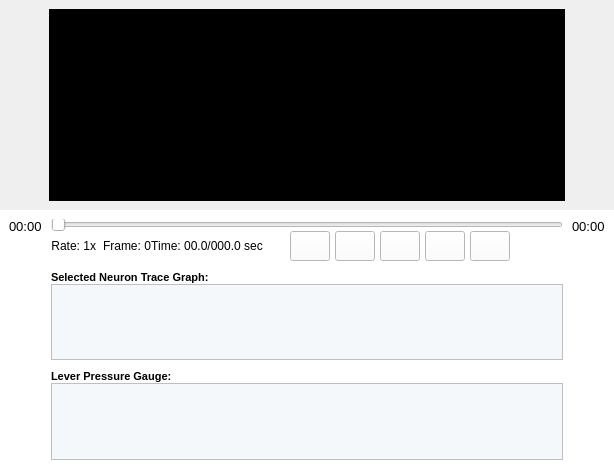
                  <widget class="QWidget" name="widget_85" native="true">
                   <property name="sizePolicy">
                    <sizepolicy hsizetype="Expanding" vsizetype="Expanding">
                     <horstretch>0</horstretch>
                     <verstretch>0</verstretch>
                    </sizepolicy>
                   </property>
                   <property name="maximumSize">
                    <size>
                     <width>1550</width>
                     <height>16777215</height>
                    </size>
                   </property>
                   <property name="styleSheet">
                    <string notr="true">border-color: rgb(0, 0, 0);
border-color: rgb(0, 0, 0);</string>
                   </property>
                   <layout class="QGridLayout" name="gridLayout_5">
                    <property name="leftMargin">
                     <number>0</number>
                    </property>
                    <property name="topMargin">
                     <number>0</number>
                    </property>
                    <property name="rightMargin">
                     <number>0</number>
                    </property>
                    <property name="bottomMargin">
                     <number>0</number>
                    </property>
                    <property name="spacing">
                     <number>0</number>
                    </property>
                    <item row="0" column="0">
                     <widget class="QWidget" name="widget_90" native="true">
                      <property name="styleSheet">
                       <string notr="true">border-color: rgb(0, 0, 0);</string>
                      </property>
                      <layout class="QGridLayout" name="gridLayout_6" columnstretch="0,3,0">
                       <item row="0" column="0">
                        <spacer name="horizontalSpacer_13">
                         <property name="orientation">
                          <enum>Qt::Horizontal</enum>
                         </property>
                         <property name="sizeType">
                          <enum>QSizePolicy::Fixed</enum>
                         </property>
                         <property name="sizeHint" stdset="0">
                          <size>
                           <width>40</width>
                           <height>20</height>
                          </size>
                         </property>
                        </spacer>
                       </item>
                       <item row="0" column="2">
                        <spacer name="horizontalSpacer_14">
                         <property name="orientation">
                          <enum>Qt::Horizontal</enum>
                         </property>
                         <property name="sizeType">
                          <enum>QSizePolicy::Preferred</enum>
                         </property>
                         <property name="sizeHint" stdset="0">
                          <size>
                           <width>40</width>
                           <height>20</height>
                          </size>
                         </property>
                        </spacer>
                       </item>
                       <item row="0" column="1">
                        <widget class="QGraphicsView" name="scope_camera_view_item_3">
                         <property name="maximumSize">
                          <size>
                           <width>890</width>
                           <height>552</height>
                          </size>
                         </property>
                         <property name="styleSheet">
                          <string notr="true">background-color: rgb(0, 0, 0);</string>
                         </property>
                        </widget>
                       </item>
                      </layout>
                     </widget>
                    </item>
                    <item row="1" column="0">
                     <widget class="QWidget" name="widget_92" native="true">
                      <property name="sizePolicy">
                       <sizepolicy hsizetype="Minimum" vsizetype="Minimum">
                        <horstretch>0</horstretch>
                        <verstretch>0</verstretch>
                       </sizepolicy>
                      </property>
                      <property name="maximumSize">
                       <size>
                        <width>1550</width>
                        <height>260</height>
                       </size>
                      </property>
                      <property name="styleSheet">
                       <string notr="true">border-color: rgb(0, 0, 0);</string>
                      </property>
                      <layout class="QHBoxLayout" name="horizontalLayout_3">
                       <property name="spacing">
                        <number>0</number>
                       </property>
                       <property name="leftMargin">
                        <number>0</number>
                       </property>
                       <property name="topMargin">
                        <number>0</number>
                       </property>
                       <property name="rightMargin">
                        <number>0</number>
                       </property>
                       <property name="bottomMargin">
                        <number>0</number>
                       </property>
                       <item>
                        <widget class="QWidget" name="widget_94" native="true">
                         <property name="sizePolicy">
                          <sizepolicy hsizetype="Fixed" vsizetype="Fixed">
                           <horstretch>0</horstretch>
                           <verstretch>0</verstretch>
                          </sizepolicy>
                         </property>
                         <property name="maximumSize">
                          <size>
                           <width>217</width>
                           <height>260</height>
                          </size>
                         </property>
                         <property name="styleSheet">
                          <string notr="true">background-color: rgb(255, 255, 255);
border-color: rgb(0, 0, 0);</string>
                         </property>
                         <layout class="QGridLayout" name="gridLayout_7">
                          <item row="0" column="0">
                           <widget class="QLabel" name="label_179">
                            <property name="sizePolicy">
                             <sizepolicy hsizetype="Fixed" vsizetype="Fixed">
                              <horstretch>0</horstretch>
                              <verstretch>0</verstretch>
                             </sizepolicy>
                            </property>
                            <property name="font">
                             <font>
                              <family>Arial</family>
                              <pointsize>10</pointsize>
                             </font>
                            </property>
                            <property name="text">
                             <string>00:00</string>
                            </property>
                           </widget>
                          </item>
                          <item row="1" column="0">
                           <spacer name="verticalSpacer_15">
                            <property name="orientation">
                             <enum>Qt::Vertical</enum>
                            </property>
                            <property name="sizeType">
                             <enum>QSizePolicy::Expanding</enum>
                            </property>
                            <property name="sizeHint" stdset="0">
                             <size>
                              <width>20</width>
                              <height>211</height>
                             </size>
                            </property>
                           </spacer>
                          </item>
                         </layout>
                        </widget>
                       </item>
                       <item>
                        <widget class="QWidget" name="widget_97" native="true">
                         <property name="sizePolicy">
                          <sizepolicy hsizetype="Expanding" vsizetype="Expanding">
                           <horstretch>0</horstretch>
                           <verstretch>0</verstretch>
                          </sizepolicy>
                         </property>
                         <property name="maximumSize">
                          <size>
                           <width>1241</width>
                           <height>260</height>
                          </size>
                         </property>
                         <property name="styleSheet">
                          <string notr="true">border-color: rgb(0, 0, 0);
background-color: rgb(255, 255, 255);</string>
                         </property>
                         <layout class="QFormLayout" name="formLayout_6">
                          <property name="horizontalSpacing">
                           <number>0</number>
                          </property>
                          <property name="verticalSpacing">
                           <number>0</number>
                          </property>
                          <property name="leftMargin">
                           <number>0</number>
                          </property>
                          <property name="rightMargin">
                           <number>0</number>
                          </property>
                          <property name="bottomMargin">
                           <number>0</number>
                          </property>
                          <item row="0" column="0" colspan="2">
                           <layout class="QGridLayout" name="gridLayout_21" columnstretch="0,0,0,1,0,2">
                            <item row="0" column="0" colspan="6">
                             <widget class="QSlider" name="horizontalSlider_9">
                              <property name="sizePolicy">
                               <sizepolicy hsizetype="Expanding" vsizetype="Fixed">
                                <horstretch>0</horstretch>
                                <verstretch>0</verstretch>
                               </sizepolicy>
                              </property>
                              <property name="maximumSize">
                               <size>
                                <width>1241</width>
                                <height>12</height>
                               </size>
                              </property>
                              <property name="toolTip">
                               <string>Scope Player</string>
                              </property>
                              <property name="styleSheet">
                               <string notr="true"/>
                              </property>
                              <property name="orientation">
                               <enum>Qt::Horizontal</enum>
                              </property>
                             </widget>
                            </item>
                            <item row="1" column="0">
                             <widget class="QLabel" name="DePlayerRate_3">
                              <property name="sizePolicy">
                               <sizepolicy hsizetype="Minimum" vsizetype="Minimum">
                                <horstretch>0</horstretch>
                                <verstretch>0</verstretch>
                               </sizepolicy>
                              </property>
                              <property name="font">
                               <font>
                                <family>Arial</family>
                                <pointsize>9</pointsize>
                               </font>
                              </property>
                              <property name="text">
                               <string>Rate: 1x  </string>
                              </property>
                              <property name="alignment">
                               <set>Qt::AlignCenter</set>
                              </property>
                             </widget>
                            </item>
                            <item row="1" column="3">
                             <spacer name="horizontalSpacer_16">
                              <property name="orientation">
                               <enum>Qt::Horizontal</enum>
                              </property>
                              <property name="sizeHint" stdset="0">
                               <size>
                                <width>40</width>
                                <height>20</height>
                               </size>
                              </property>
                             </spacer>
                            </item>
                            <item row="1" column="2">
                             <widget class="QLabel" name="DePlayerTime_3">
                              <property name="sizePolicy">
                               <sizepolicy hsizetype="Minimum" vsizetype="Minimum">
                                <horstretch>0</horstretch>
                                <verstretch>0</verstretch>
                               </sizepolicy>
                              </property>
                              <property name="font">
                               <font>
                                <family>Arial</family>
                                <pointsize>9</pointsize>
                               </font>
                              </property>
                              <property name="text">
                               <string>Time: 00.0/000.0 sec</string>
                              </property>
                              <property name="alignment">
                               <set>Qt::AlignCenter</set>
                              </property>
                             </widget>
                            </item>
                            <item row="1" column="4">
                             <layout class="QGridLayout" name="gridLayout_22">
                              <property name="horizontalSpacing">
                               <number>5</number>
                              </property>
                              <property name="verticalSpacing">
                               <number>0</number>
                              </property>
                              <item row="0" column="0">
                               <widget class="QPushButton" name="DePlayerLastButton_3">
                                <property name="minimumSize">
                                 <size>
                                  <width>40</width>
                                  <height>30</height>
                                 </size>
                                </property>
                                <property name="maximumSize">
                                 <size>
                                  <width>40</width>
                                  <height>30</height>
                                 </size>
                                </property>
                                <property name="font">
                                 <font>
                                  <pointsize>10</pointsize>
                                 </font>
                                </property>
                                <property name="styleSheet">
                                 <string notr="true">border-image: url(:/media/previous.png);</string>
                                </property>
                                <property name="text">
                                 <string/>
                                </property>
                               </widget>
                              </item>
                              <item row="0" column="1">
                               <widget class="QPushButton" name="DePlayerSlowButton_3">
                                <property name="minimumSize">
                                 <size>
                                  <width>40</width>
                                  <height>30</height>
                                 </size>
                                </property>
                                <property name="maximumSize">
                                 <size>
                                  <width>40</width>
                                  <height>30</height>
                                 </size>
                                </property>
                                <property name="font">
                                 <font>
                                  <pointsize>10</pointsize>
                                 </font>
                                </property>
                                <property name="styleSheet">
                                 <string notr="true">border-image: url(:/media/rw.png);</string>
                                </property>
                                <property name="text">
                                 <string/>
                                </property>
                               </widget>
                              </item>
                              <item row="0" column="2">
                               <widget class="QPushButton" name="DePlayerPlayButton_3">
                                <property name="minimumSize">
                                 <size>
                                  <width>40</width>
                                  <height>30</height>
                                 </size>
                                </property>
                                <property name="maximumSize">
                                 <size>
                                  <width>40</width>
                                  <height>30</height>
                                 </size>
                                </property>
                                <property name="font">
                                 <font>
                                  <pointsize>10</pointsize>
                                 </font>
                                </property>
                                <property name="styleSheet">
                                 <string notr="true">border-image: url(:/media/play.png);</string>
                                </property>
                                <property name="text">
                                 <string/>
                                </property>
                               </widget>
                              </item>
                              <item row="0" column="3">
                               <widget class="QPushButton" name="DePlayerFastButton_3">
                                <property name="minimumSize">
                                 <size>
                                  <width>40</width>
                                  <height>30</height>
                                 </size>
                                </property>
                                <property name="maximumSize">
                                 <size>
                                  <width>40</width>
                                  <height>30</height>
                                 </size>
                                </property>
                                <property name="font">
                                 <font>
                                  <pointsize>10</pointsize>
                                 </font>
                                </property>
                                <property name="styleSheet">
                                 <string notr="true">border-image: url(:/media/ff.png);</string>
                                </property>
                                <property name="text">
                                 <string/>
                                </property>
                               </widget>
                              </item>
                              <item row="0" column="4">
                               <widget class="QPushButton" name="DePlayerNextButton_3">
                                <property name="minimumSize">
                                 <size>
                                  <width>40</width>
                                  <height>30</height>
                                 </size>
                                </property>
                                <property name="maximumSize">
                                 <size>
                                  <width>40</width>
                                  <height>30</height>
                                 </size>
                                </property>
                                <property name="font">
                                 <font>
                                  <pointsize>10</pointsize>
                                 </font>
                                </property>
                                <property name="styleSheet">
                                 <string notr="true">border-image: url(:/media/next.png);</string>
                                </property>
                                <property name="text">
                                 <string/>
                                </property>
                               </widget>
                              </item>
                             </layout>
                            </item>
                            <item row="1" column="5">
                             <spacer name="horizontalSpacer_17">
                              <property name="orientation">
                               <enum>Qt::Horizontal</enum>
                              </property>
                              <property name="sizeType">
                               <enum>QSizePolicy::Expanding</enum>
                              </property>
                              <property name="sizeHint" stdset="0">
                               <size>
                                <width>40</width>
                                <height>20</height>
                               </size>
                              </property>
                             </spacer>
                            </item>
                            <item row="1" column="1">
                             <widget class="QLabel" name="DePlayerFrame_3">
                              <property name="sizePolicy">
                               <sizepolicy hsizetype="Minimum" vsizetype="Minimum">
                                <horstretch>0</horstretch>
                                <verstretch>0</verstretch>
                               </sizepolicy>
                              </property>
                              <property name="font">
                               <font>
                                <family>Arial</family>
                                <pointsize>9</pointsize>
                               </font>
                              </property>
                              <property name="text">
                               <string>Frame: 0</string>
                              </property>
                              <property name="alignment">
                               <set>Qt::AlignCenter</set>
                              </property>
                             </widget>
                            </item>
                           </layout>
                          </item>
                          <item row="1" column="1">
                           <spacer name="verticalSpacer_33">
                            <property name="orientation">
                             <enum>Qt::Vertical</enum>
                            </property>
                            <property name="sizeType">
                             <enum>QSizePolicy::Fixed</enum>
                            </property>
                            <property name="sizeHint" stdset="0">
                             <size>
                              <width>0</width>
                              <height>10</height>
                             </size>
                            </property>
                           </spacer>
                          </item>
                          <item row="3" column="0" colspan="2">
                           <widget class="QGraphicsView" name="DeSelectTraceView_3">
                            <property name="styleSheet">
                             <string notr="true">background-color: rgb(245, 248, 250);</string>
                            </property>
                           </widget>
                          </item>
                          <item row="4" column="1">
                           <spacer name="verticalSpacer_34">
                            <property name="orientation">
                             <enum>Qt::Vertical</enum>
                            </property>
                            <property name="sizeType">
                             <enum>QSizePolicy::Fixed</enum>
                            </property>
                            <property name="sizeHint" stdset="0">
                             <size>
                              <width>0</width>
                              <height>10</height>
                             </size>
                            </property>
                           </spacer>
                          </item>
                          <item row="6" column="0" colspan="2">
                           <widget class="QGraphicsView" name="DeLeverPressureViewLarge_3">
                            <property name="styleSheet">
                             <string notr="true">background-color: rgb(245, 248, 250);</string>
                            </property>
                           </widget>
                          </item>
                          <item row="7" column="1">
                           <spacer name="verticalSpacer_19">
                            <property name="orientation">
                             <enum>Qt::Vertical</enum>
                            </property>
                            <property name="sizeType">
                             <enum>QSizePolicy::Fixed</enum>
                            </property>
                            <property name="sizeHint" stdset="0">
                             <size>
                              <width>0</width>
                              <height>10</height>
                             </size>
                            </property>
                           </spacer>
                          </item>
                          <item row="2" column="1">
                           <widget class="QLabel" name="label">
                            <property name="font">
                             <font>
                              <family>Arial</family>
                              <pointsize>8</pointsize>
                              <weight>75</weight>
                              <bold>true</bold>
                             </font>
                            </property>
                            <property name="text">
                             <string>Selected Neuron Trace Graph: </string>
                            </property>
                           </widget>
                          </item>
                          <item row="5" column="1">
                           <widget class="QLabel" name="label_2">
                            <property name="font">
                             <font>
                              <family>Arial</family>
                              <pointsize>8</pointsize>
                              <weight>75</weight>
                              <bold>true</bold>
                             </font>
                            </property>
                            <property name="text">
                             <string>Lever Pressure Gauge: </string>
                            </property>
                           </widget>
                          </item>
                         </layout>
                        </widget>
                       </item>
                       <item>
                        <widget class="QWidget" name="widget_96" native="true">
                         <property name="sizePolicy">
                          <sizepolicy hsizetype="Fixed" vsizetype="Fixed">
                           <horstretch>0</horstretch>
                           <verstretch>0</verstretch>
                          </sizepolicy>
                         </property>
                         <property name="maximumSize">
                          <size>
                           <width>92</width>
                           <height>260</height>
                          </size>
                         </property>
                         <property name="styleSheet">
                          <string notr="true">background-color: rgb(255, 255, 255);
border-color: rgb(0, 0, 0);</string>
                         </property>
                         <layout class="QGridLayout" name="gridLayout_23">
                          <item row="1" column="0">
                           <spacer name="verticalSpacer_20">
                            <property name="orientation">
                             <enum>Qt::Vertical</enum>
                            </property>
                            <property name="sizeType">
                             <enum>QSizePolicy::Expanding</enum>
                            </property>
                            <property name="sizeHint" stdset="0">
                             <size>
                              <width>20</width>
                              <height>210</height>
                             </size>
                            </property>
                           </spacer>
                          </item>
                          <item row="0" column="0">
                           <widget class="QLabel" name="label_183">
                            <property name="sizePolicy">
                             <sizepolicy hsizetype="Fixed" vsizetype="Fixed">
                              <horstretch>0</horstretch>
                              <verstretch>0</verstretch>
                             </sizepolicy>
                            </property>
                            <property name="font">
                             <font>
                              <family>Arial</family>
                              <pointsize>10</pointsize>
                             </font>
                            </property>
                            <property name="text">
                             <string>00:00</string>
                            </property>
                           </widget>
                          </item>
                         </layout>
                        </widget>
                       </item>
                      </layout>
                     </widget>
                    </item>
                   </layout>
                  </widget>
